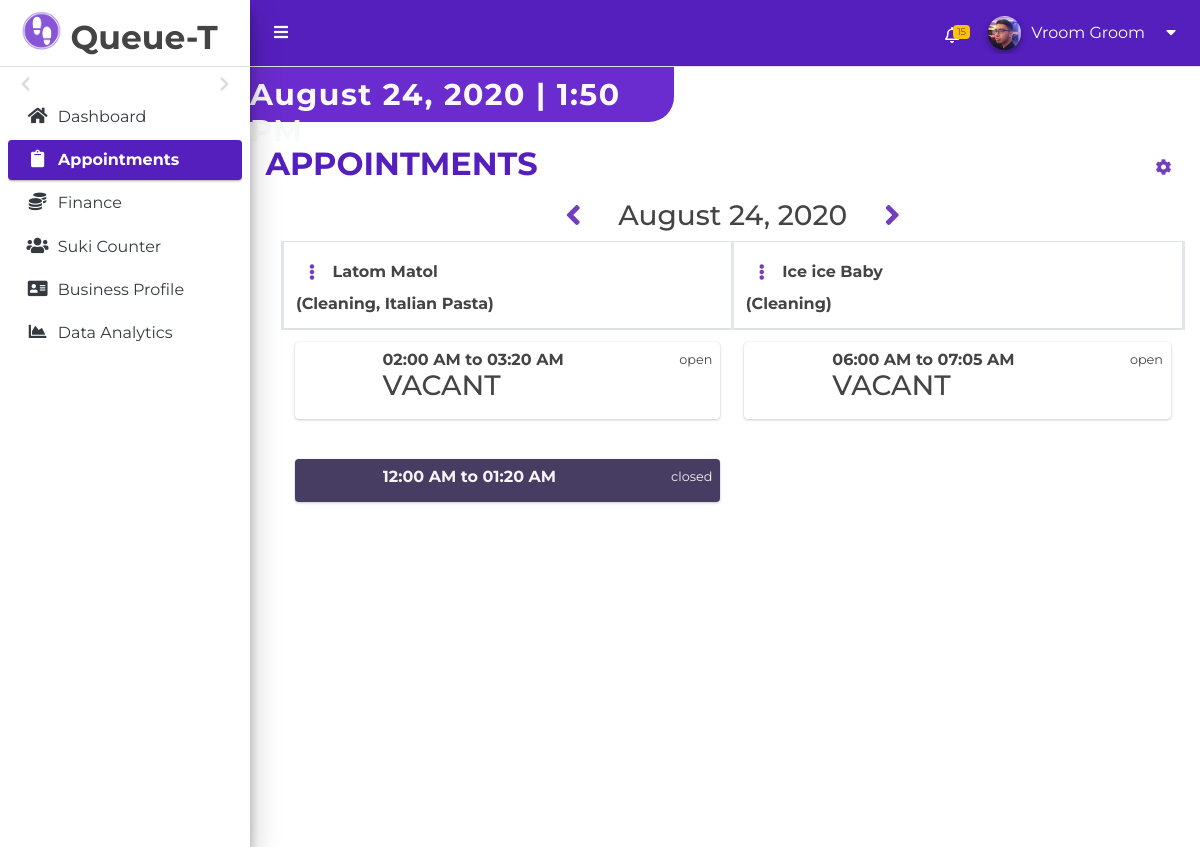
The app's page /Web/php/appointment.php (signed in) with its own data.
### tables this page shows
CREATE TABLE BUSINESS(
	businessID INT PRIMARY KEY AUTO_INCREMENT,
    businessName VARCHAR(50) UNIQUE NOT NULL,
    userID INT,
	FOREIGN KEY (userID) REFERENCES USER(userID) 
		ON DELETE SET NULL 
		ON UPDATE SET NULL,
	businessHoursID INT,
    FOREIGN KEY (businessHoursID) REFERENCES BUSINESS_HOURS (businessHoursID) 
		ON DELETE SET NULL 
        ON UPDATE CASCADE,
	businessCategoryID INT,
    FOREIGN KEY (businessCategoryID) REFERENCES BUSINESS_CATEGORY(businessCategoryID)
		ON DELETE SET NULL 
		ON UPDATE CASCADE,
	serviceCategoryID INT,
    FOREIGN KEY (serviceCategoryID) REFERENCES SERVICE_CATEGORY(serviceCategoryID)
		ON DELETE SET NULL 
		ON UPDATE CASCADE,
	address VARCHAR(50) NOT NULL,
    email VARCHAR(50) NOT NULL,
	contactNum VARCHAR(15) NOT NULL,
    description VARCHAR(255),
    createdAt TIMESTAMP NOT NULL,
    updatedAt TIMESTAMP NOT NULL
);

CREATE TABLE WORKER(
	workerID INT PRIMARY KEY AUTO_INCREMENT,
	firstName VARCHAR(50),
	lastName VARCHAR(50),

	createdAt TIMESTAMP NOT NULL,
	updatedAt TIMESTAMP NOT NULL
);

### Web/php/appointment.php (the view, shortened to what this page needs)
<?php
require_once "pdo-conn.php";
$businessID = $_SESSION["businessID"];
?>
<!DOCTYPE html>
<html lang="en">
<head>
  <link rel="stylesheet" href="..\plugins\fontawesome-free\css\all.min.css">
  <link rel="stylesheet" href="..\css\adminlte.min.css">
  <link rel="stylesheet" href="..\css\qt-web.css">
  <link rel="stylesheet" href="..\css\qt-web3.css">
  <link rel="stylesheet" href="https://cdn.jsdelivr.net/npm/bootstrap-select@1.13.14/dist/css/bootstrap-select.min.css">
<body class="hold-transition sidebar-mini layout-fixed layout-navbar-fixed" style="height:auto;">
  <div class="wrapper">
    <?php include("layout/navbar.php"); ?>
    <aside class="main-sidebar sidebar-light-primary elevation-4">
      <a href="index3.php" class="brand-link pb-1">
        <img src="..\resources\Q-t-logo.png" alt="AdminLTE Logo" class="brand-image img-circle" style="opacity: .8">
        <span class="brand-text font-weight-light font-weight-bold">Queue-T</span>
      </a>
      <div class="sidebar">
        <nav class="mt-2">
          <ul class="nav nav-pills nav-sidebar flex-column" data-widget="treeview" role="menu" data-accordion="false">
            <li class="nav-item mt-2" id="calendar-treeview">
              <div class="calendar  calendar-first" id="calendar_first">
                <div class="calendar_header">
                  <button class="switch-month switch-left"> <i class="fa fa-chevron-left"></i></button>
                  <button class="switch-month switch-right"> <i class="fa fa-chevron-right"></i></button>
                </div>
              </div>
            </li>
            <li class="nav-item">
              <a href="dashboard.php" class="nav-link">
                <i class="nav-icon fas fa fa-home"></i>
                <p>
                  Dashboard
                </p>
              </a>
            </li>
            <li class="nav-item">
              <a href="#" class="nav-link active">
                <i class="nav-icon fas fa-clipboard"></i>
                <p>
                  Appointments
                </p>
              </a>
            </li>
            <li class="nav-item">
              <a href="finance.php" class="nav-link">
                <i class="nav-icon fas fa-coins"></i>
                <p>
                  Finance
                </p>
              </a>
            </li>
            <li class="nav-item">
              <a href="suki-counter.php" class="nav-link">
                <i class="nav-icon fas fa-users"></i>
                <p>
                  Suki Counter
                </p>
              </a>
            </li>
            <li class="nav-item">
              <a href="business-profiling.php" class="nav-link">
                <i class="nav-icon fas fa-address-card"></i>
                <p>
                  Business Profile
                </p>
              </a>
            </li>
            <li class="nav-item">
              <a href="data-analytics.php" class="nav-link">
                <i class="nav-icon fas fa-chart-area"></i>
                <p>
                  Data Analytics
                </p>
              </a>
            </li>
          </ul>
        </nav>
      </div>
    </aside>
    <div class="content-wrapper">
      <div class="content-header pl-0">
        <div class="container-fluid">
          <div class="row mb-2">
            <div class="col-sm-x3 ml-0 pl-0 background-design">
              <h1 class="m-0 text-light font-weight-bold d-flex justify-content-center" id="dashboardDateView"></h1>
            </div>
          </div>
        </div>
      </div>
      <section class="content">
        <div class="container">
          <div class="row ml-5">
            <h2 class="uppercase font-weight-bold">Appointments</h2>
            <div class="col d-flex flex-row-reverse">
              <button type="button" class="btn btn-setting hover-effect" data-toggle="dropdown">
                <i class="fas fa-cog"></i>
              </button>
                <?php
                $statement = $pdo->query("SELECT DISTINCT concat(WORKER.firstName, ' ', WORKER.lastName) AS 'workerName', WORKER.workerID FROM BUSINESS
                          INNER JOIN SERVICES_OFFERED
                          ON BUSINESS.businessID = SERVICES_OFFERED.businessID AND BUSINESS.businessID = $businessID #change this
                            INNER JOIN EMPLOYEE
                            ON EMPLOYEE.serviceOfferedID = SERVICES_OFFERED.serviceOfferedID
                              INNER JOIN WORKER
                              ON EMPLOYEE.workerID = WORKER.workerID;");
                ?>
            </div>
            <div class="container ml-2" style="overflow-x:auto;">
              <div class="row d-flex justify-content-center">
                <button type="button" class="btn btn-arrow hover-effect">
                  <i class="mr-4 fas fa-angle-left fa-2x"></i>
                </button>
                <h3 class="mt-2" id="dateAppointmentView">Date Today</h3>
                <button type="button" class="btn btn-arrow hover-effect">
                  <i class="ml-4 fas fa-angle-right fa-2x"></i>
                </button>
              </div>
              <table class="table">
                <thead>
                  <tr>
                    <?php
                    $statement = $pdo->query("SELECT DISTINCT concat(WORKER.firstName, ' ', WORKER.lastName) AS \"workerName\", WORKER.workerID FROM BUSINESS
                      INNER JOIN SERVICES_OFFERED
                      ON BUSINESS.businessID = SERVICES_OFFERED.businessID AND BUSINESS.businessID = $businessID #change this
                        INNER JOIN EMPLOYEE
                        ON EMPLOYEE.serviceOfferedID = SERVICES_OFFERED.serviceOfferedID
                          INNER JOIN WORKER
                          ON EMPLOYEE.workerID = WORKER.workerID;");
                    $employees = $statement->fetchAll();
                    foreach ($employees as $column) {
                      echo '
                      <th scope="col" class="table-border-left table-border-right">
                      <span class="info-box-icon">
                      <button type="button" class="btn btn-setting hover-effect" data-toggle="dropdown" href="#">
                        <i class="fas fa-ellipsis-v"></i>
                      </button>
                      <div class="dropdown-menu dropdown-menu-lg dropdown-menu-right">
                          <div class="dropdown-divider"></div>
                          <a href="#" class="dropdown-item" data-toggle="modal" data-target="#employeeCancel">
                            Cancel All
                          </a>
                          <div class="dropdown-divider"></div>
                          <a href="#" class="dropdown-item" data-toggle="modal" data-target="#employeeReschedule">
                            Reschedule All
                          </a>
                          <div class="dropdown-divider"></div>
                          <a href="#" class="dropdown-item" data-toggle="modal" data-target="#closeScheduleEmployee">
                            Close Schedule
                          </a>
                      </div>
                      <span class="employee-name">' . $column["workerName"] . ' </span><br>(';
                      $statement = $pdo->query("SELECT concat(WORKER.firstName, ' ', WORKER.lastName) AS \"workerName\", EMPLOYEE.employeeID, serviceName FROM WORKER
                      INNER JOIN EMPLOYEE
                      ON EMPLOYEE.workerID = WORKER.workerID AND WORKER.workerID = " . $column["workerID"] .
                        " INNER JOIN SERVICES_OFFERED
                        ON EMPLOYEE.serviceOfferedID = SERVICES_OFFERED.serviceOfferedID AND SERVICES_OFFERED.businessID = $businessID #as well as businessID
                          INNER JOIN SERVICE
                          ON SERVICES_OFFERED.serviceID = SERVICE.serviceID;");
                      $empServices = $statement->fetchAll();
                      $len = count($empServices);
                      $i = 1;
                      foreach ($empServices as $service) {
                        echo $service["serviceName"];
                        if ($i != $len) echo ", ";
                        $i++;
                      }
                      echo ")";
                    }
                    ?>
                    </th>
                  </tr>
                </thead>
                <tbody class="table-borderless">
                  <?php
                  $notDone = true;
                  $serviceRow = 1;
                  while ($notDone) {
                    $notDone = false;
                    echo "<tr>";
                    $statement = $pdo->query("SELECT DISTINCT concat(WORKER.firstName, ' ', WORKER.lastName) AS 'workerName', WORKER.workerID FROM BUSINESS
                    INNER JOIN SERVICES_OFFERED
                    ON BUSINESS.businessID = SERVICES_OFFERED.businessID AND BUSINESS.businessID = $businessID #change this
                      INNER JOIN EMPLOYEE
                      ON EMPLOYEE.serviceOfferedID = SERVICES_OFFERED.serviceOfferedID
                        INNER JOIN WORKER
                        ON EMPLOYEE.workerID = WORKER.workerID;");
                    $workers = $statement->fetchAll();
                    foreach ($workers as $column) {
                      if (!empty($column)) {
                        $row = 0;
                        $statement = $pdo->query("SELECT scheduleID, CONCAT(time_format(timeStart, '%h:%i') , ' ', IF(TIME(timeStart) >= '12:00:00', 'PM', 'AM')) as timeStart,
                        CONCAT(time_format(timeEnd, '%h:%i') , ' ', IF(TIME(timeEnd) >= '12:00:00', 'PM', 'AM')) as timeEnd, isOpen, WORKER.workerID, concat(WORKER.firstName, ' ', WORKER.lastName) AS 'workerName' FROM SCHEDULE
                          INNER JOIN WORKER
                          ON SCHEDULE.workerID = WORKER.workerID AND WORKER.workerID = " . $column["workerID"] .
                            " INNER JOIN EMPLOYEE
                            ON WORKER.workerID = EMPLOYEE.workerID
                              INNER JOIN SERVICES_OFFERED
                              ON SERVICES_OFFERED.businessID = $businessID
                                GROUP BY timeStart ORDER BY timeStart ASC;");
                        while ($row < $serviceRow) {
                          $row++;
                          $schedule = $statement->fetch();
                        }
                        if (!empty($schedule)) {
                          $notDone = true;
                          if(!$schedule["isOpen"]){
                            $personAppoint = $pdo->query("SELECT CONCAT(USER.firstName, ' ', USER.middleName, ' ', USER.lastName) AS 'name', SCHEDULE.scheduleID, APPOINTMENT.serviceID FROM SCHEDULE
                              INNER JOIN APPOINTMENT
                              ON SCHEDULE.scheduleID = APPOINTMENT.scheduleID AND APPOINTMENT.isActive = 1 AND SCHEDULE.scheduleID = " . $schedule["scheduleID"] . "
                                INNER JOIN USER
                                ON APPOINTMENT.userID = USER.userID;")->fetch();
                          }
                          echo '
                        <td>
                          <div class="info-box' . ($schedule["isOpen"] ? '' : ' bg-done') . ' hover-effect">
                            <span class="info-box-icon font-weight-bold hover-effect"></span>
                            <div class="info-box-content hover-effect">
                              <span class="info-box-text font-weight-bold"> ' . $schedule["timeStart"] . ' to ' . $schedule["timeEnd"] . '</span>
                              </span>
                              <h3 class="uppercase">
                              ' . ($schedule["isOpen"] ? 'Vacant' : $personAppoint["name"]) . '
                              </h3>
                            </div>
                            <span class="info-box-text small">
                              ' . ($schedule["isOpen"] ? 'open' : 'closed') . '
                            </span>
                          </div>
                        </td>
                        ';
                        } else {
                          echo "<td></td>";
                        }
                      }
                    }
                    echo "</tr>";
                    $serviceRow++;
                  }
                  ?>
                </tbody>
              </table>
            </div>
          </div>
      </section>
    </div>
  </div>
  <aside class="control-side  bar control-sidebar-light">
    <div class="p-3">
      <h5>Title</h5>
      <p>Sidebar content</p>
    </div>
  </aside>
</body>
</html>

### Web/php/layout/navbar.php (shortened to what this page needs)
<?php
  require_once "pdo-conn.php";
  $statement = $pdo->query("SELECT businessName from BUSINESS WHERE businessID = " . $_SESSION["businessID"] . ";");
  $businessName = $statement->fetch()["businessName"];
?>
  <nav class="main-header navbar navbar-expand navbar-violet">
    <ul class="navbar-nav" onclick="calendarHide()">
      <li class="nav-item">
        <a class="nav-link" data-widget="pushmenu" href="#" role="button"><i class="fas fa-bars"></i></a>
      </li>
    </ul>
    <ul class="navbar-nav ml-auto">
        <li class="nav-item dropdown mt-2 d-flex">
          <a class="nav-link" data-toggle="dropdown" href="#" aria-expanded="true">
            <i class="far fa-bell"></i>
            <span class="badge badge-warning navbar-badge">15</span>
          </a>
      </li>
      <li class="nav-item dropdown">
        <div class="user-panel mt-2 pb-1 mb-1 d-flex">
          <div class="image">
            <img src="..\resources\jav-pic.jpg" class="img-circle elevation-2" alt="User Image">
          </div>
          <div class="info">
          <a href="#" class="d-block"><?php echo $businessName;?></a>
          </div>
        </div>
        <li class="nav-item dropdown">
          <a class="nav-link" data-toggle="dropdown" href="#">
            <i class="fas fa-caret-down mt-2"></i>
          </a>
        </li>
      </li>
    </ul>
  </nav>

### Web/css/qt-web.css (style rules this page uses)
.navbar-violet { background-color:#551FBD; color:#fff; }
.calendar, .calendar_weekdays, .calendar_content { max-width: 300px; }
.calendar { margin: auto; font-family:'montserrat', sans-serif; font-weight: 400; }
.calendar_content, .calendar_weekdays, .calendar_header { position: relative; overflow: hidden; }
.calendar_header { width: 100%; text-align: center; }
button.switch-month { background-color: transparent; padding: 0; outline: none; border: none; color: #dcdcdc; float: left; width:15%; transition: color .2s; }
.background-design { background-color: #6a2cce; border-color: transparent; height: 55px; width: 45%; float: left; margin-right: 10px; margin-top: -5px; padding: 10px; border-bottom-right-radius: 25px; }
.uppercase { text-transform: uppercase; }

### Web/css/qt-web3.css (style rules this page uses)
.table-border-right { border-right: solid #e2e6e9; }
.table-border-left { border-left: solid #e2e6e9; }
.btn-setting { color:#723dbe; }
.btn-arrow { color:#723dbe; }
.bg-done { background-color: #473d63; color:whitesmoke; }

### records on screen
business: businessName "Vroom Groom"
worker: workerName "Latom Matol", serviceName "Cleaning", serviceName "Italian Pasta", timeStart "02:00 AM", timeEnd "03:20 AM", shows "VACANT", shows "open", timeStart "12:00 AM", timeEnd "01:20 AM"
worker: workerName "Ice ice Baby", serviceName "Cleaning", timeStart "06:00 AM", timeEnd "07:05 AM", shows "VACANT", shows "open"
